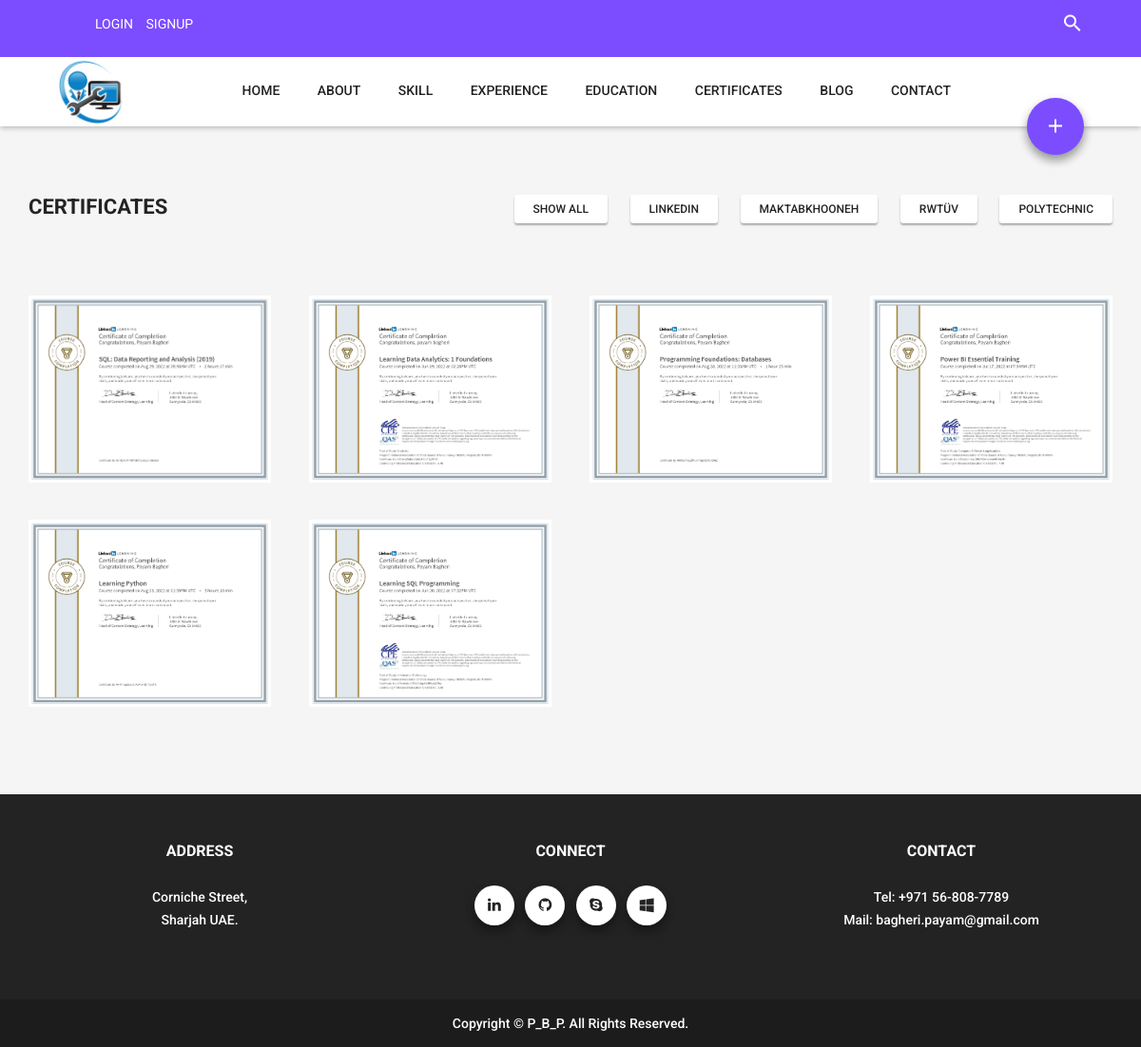
The page /certificates/Linkedin on the database as committed earlier.
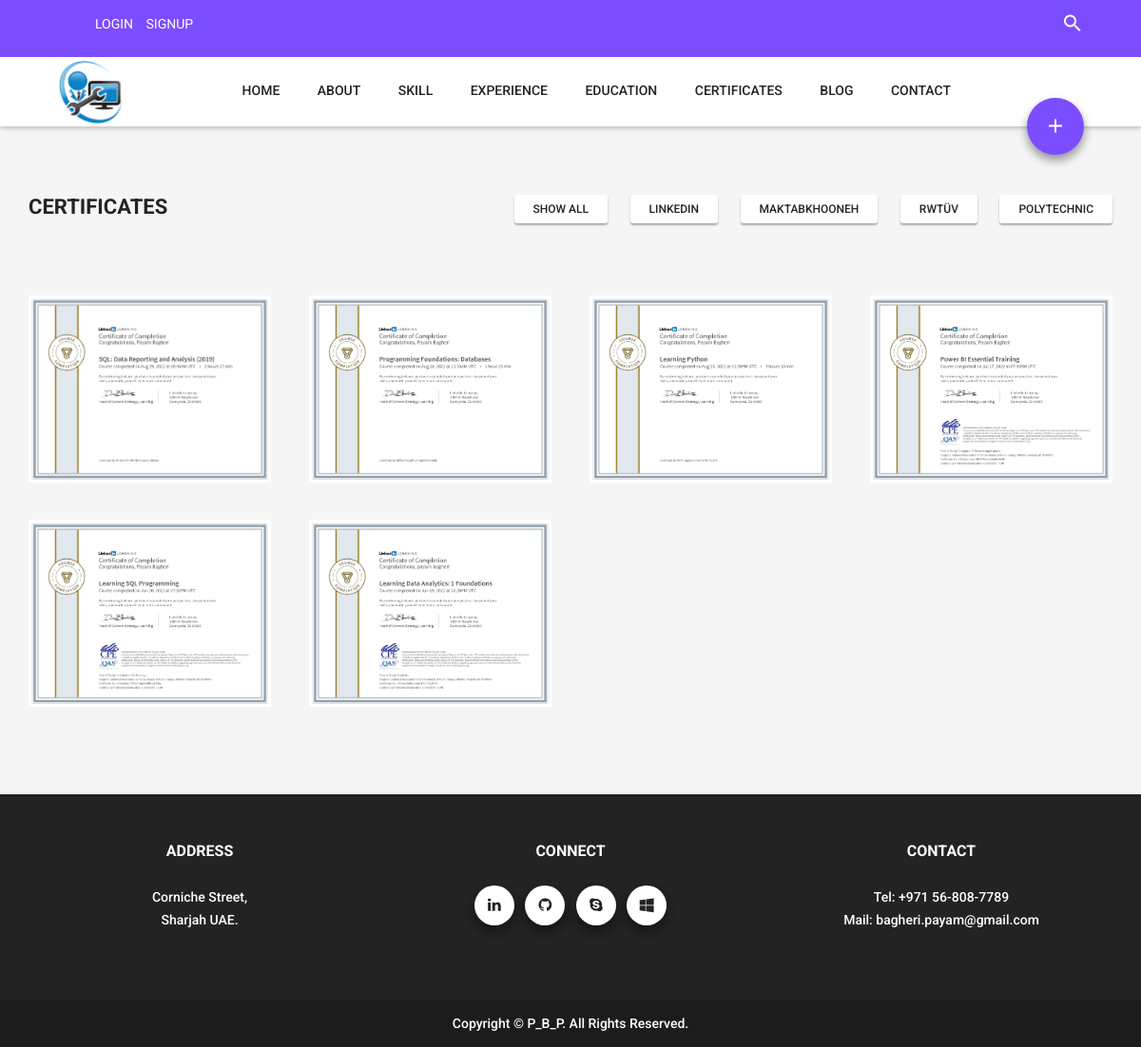
The same page on the database as committed later.
### website/models.py (models this page shows, shortened)
class Certificates(models.Model):
    image = models.ImageField(upload_to = 'blog/', default='blog/default.jpg')
    title = models.CharField(max_length=255)
    institution = models.ForeignKey(Institution, on_delete=models.SET_NULL, null=True)
    issu_date = models.DateTimeField(null=True)
    field_name = models.URLField(max_length=255, blank=True, null=True)
    created_date = models.DateTimeField(auto_now_add=True)
    updated_date = models.DateTimeField(auto_now=True)
    class Meta:
        ordering = ['-issu_date']

### website/views.py (the view)
# urls.py: path('certificates', certificates_view, name='certificates'),
def certificates_view(request, **kwargs):
   certificates = Certificates.objects.all()
   if kwargs.get('inst_name') != None:
      certificates = certificates.filter(institution__name=kwargs['inst_name'])
   context = {'certificates': certificates}
   return render(request, 'website/certificates.html', context)

### blog/templatetags/blog_tags.py (called while the page is built)
@register.inclusion_tag('blog/blog-latest.html')
def latestposts(arg=1):
    posts = Post.objects.exclude(published_date__gt=timezone.now()).exclude (status= 0)[:arg]
    return {'posts': posts}

### templates/website/certificates.html (shortened to what this page needs)
{% extends 'base.html' %}
{% load static %}
{% block content %}
		<div class="sections">
			<div class="sections-wrapper clearfix">
				<section id="section6">
					<div class="container">
						<h2>Certificates</h2>
						<div class="portfolio-wrapper">
							<div id="portfolio-filters" class="portfolio-filters">
								<a href='{% url 'website:certificates' %}'><button class="button solid-button white-purple small">Show All</button>
								<a href='{% url 'website:certificatesinst' inst_name='Linkedin' %}'><button class="button solid-button white-purple small" >Linkedin</button><a>
								<a href='{% url 'website:certificatesinst' inst_name='Maktabkhooneh' %}'><button class="button solid-button white-purple small">Maktabkhooneh</button>
								<a href='{% url 'website:certificatesinst' inst_name='RWTüV' %}'><button class="button solid-button white-purple small">RWTüV</button>
								<a href='{% url 'website:certificatesinst' inst_name='Tehran Polytechnic' %}'><button class="button solid-button white-purple small">Polytechnic</button>
							</div>
							<div id="portfolio" class="portfolio">
								{% for certificate in certificates %}
								<div class="item">
									<img src="{{ certificate.image.url }}" alt="alt text" class="img-responsive">
								</div>
								{% endfor %}
						</div>
					</div>
				</section>
			</div>
		</div>
		{% endblock %}

### templates/base.html (shortened to what this page needs)
{% load static %}
{% load blog_tags %}
<!DOCTYPE html>
<html lang="en">
	<head>
		<link href="{% static 'css/bootstrap.min.css' %}" rel="stylesheet">
		<link href="{% static 'fonts/material-design-iconic-font/css/material-design-iconic-font.min.css' %}" rel="stylesheet">
		<link href="http://maxcdn.bootstrapcdn.com/font-awesome/4.3.0/css/font-awesome.min.css" rel="stylesheet">
		<link href="{% static 'fonts/ionicons/css/ionicons.min.css' %}" rel="stylesheet">
		<link href="{% static 'css/owl.carousel.css' %}" rel="stylesheet">
		<link href="{% static 'css/owl.theme.default.css' %}" rel="stylesheet">
		<link href="{% static 'css/style.css' %}" rel="stylesheet">
	</head>
	<body>
		<header class="header">
			<div class="top clearfix">
					<div class="row align-items-center">
					  <div class="col-lg-6 col-sm-6 col-6 header-top-left">
						<ul>
						  {% if request.user.is_authenticated %}
						  <li style="display: inline-block; margin-right: 10px;">
							<a href="#" >Logged in as {{ request.user.username }}</a>
						  </li>
						  <li style="display: inline-block; margin-right: 10px;">
							<a href="{% url 'accounts:logout' %}" >Logout</a>
						  </li>
						  <li style="display: inline-block; margin-right: 10px;">
							<a href="{% url 'accounts:change-password' %}" >Change password</a>
						  </li>
						  {% else %}
						  <li style="display: inline-block; margin-right: 10px;">
							<a href="{% url 'accounts:login' %}">Login</a>
						  </li>
						  <li style="display: inline-block; margin-right: 10px;">
							<a href="{% url 'accounts:signup' %}">Signup</a>
						  </li>
						  {% endif %}
						</ul>
					  </div>
					  <div class="col-lg-6 col-sm-6 col-6 header-top-right">
						<div class="right-icons">
							<a href="" class="open-search header-open-search"><i class="md md-search"></i></a>
						</div>
					  </div>
					</div>
			</div>
			<div class="bottom clearfix">
				<div class="title"><img class="mb-4" src="{% static 'images/logo1.png' %}" alt="" width="72" height="72"></div>
				<div class="header-action-button-wrapper">
					<a href="" class="header-action-button action-button"><i class="md md-add"></i></a>
				</div>
				<nav class="main-nav">
					<ul class="list-unstyled">
						<li><a href="{% url 'website:index' %}">Home</a></li>
						<li><a href="{% url 'website:about' %}">About</a></li>
						<li><a href="{% url 'website:skills' %}">Skill</a></li>
						<li><a href="{% url 'website:experience' %}">Experience</a></li>
						<li><a href="{% url 'website:education' %}">Education</a></li>
						<li><a href="{% url 'website:certificates' %}">Certificates</a></li>
						<li><a href="{% url 'blog:index' %}">Blog</a></li>
						<li><a href="{% url 'website:contact' %}">Contact</a></li>
					</ul>
				</nav>
			</div>
		</header>
		{% block content %}
		{% endblock %}
		<footer class="footer">
			<div class="top">
				<div class="container">
					<div class="row">
						<div class="col-sm-4">
							<h4>Address</h4>
							<p>Corniche Street,<br />Sharjah UAE.</p>
						</div>
						<div class="col-sm-4">
							<h4>Connect</h4>
							<div class="social-icons">
								<a href="https://www.linkedin.com/in/bagheripayam/" class="social-icon" target="_blank"><i class="fa fa-linkedin"></i></a>
								<a href="https://github.com/payam1979" class="social-icon" target="_blank"><i class="fa fa-github"></i></a>
								<a href="https://join.skype.com/invite/syuU6iA12Phq" class="social-icon" target="_blank"><i class="fa fa-skype"></i></a>
								<a href="https://learn.microsoft.com/en-us/users/payambagheri-1444/" class="social-icon" target="_blank"><i class="fa fa-windows"></i></a>
							</div>
						</div>
						<div class="col-sm-4">
							<h4>Contact</h4>
							<p>Tel: +971 56-808-7789<br />Mail: bagheri.payam@gmail.com</p>
						</div>
					</div>
				</div>
			</div>
			<div class="bottom">Copyright &copy; P_B_P. All Rights Reserved.</div>
		</footer>
	</body>
</html>

### templates/blog/blog-latest.html (shortened to what this page needs)
{% load static %}
{% load blog_tags %}

### statics/css/style.css (style rules this page uses)
html, body { overflow-x: hidden; }
body { background: #f5f5f5; font-size: 14px; line-height: 24px; color: #666; font-family: 'Roboto', sans-serif; font-weight: 400; }
p { margin-bottom: 24px; }
a { -webkit-transition: .25s; -moz-transition: .25s; -o-transition: .25s; -ms-transition: .25s; transition: .25s; outline: none !important; color: #7e50ff; }
a img { -webkit-transition: .25s; -moz-transition: .25s; -o-transition: .25s; -ms-transition: .25s; transition: .25s; -webkit-backface-visibility: hidden; backface-visibility: hidden; }
.list-unstyled li { margin-bottom: 12px; }
h1, h2, h3, h4, h5, h6 { text-transform: uppercase; font-weight: 700; color: #232323; }
h2 { font-size: 22px; line-height: 26px; margin-top: 0; margin-bottom: 36px; }
h4 { font-size: 16px; line-height: 24px; margin-top: 0; margin-bottom: 24px; }
.button { font-weight: 500; text-transform: uppercase; -webkit-transition: .25s; -moz-transition: .25s; -o-transition: .25s; -ms-transition: .25s; transition: .25s; outline: none !important; }
.solid-button { font-size: 15px; line-height: 26px; padding: 11px 29px; border: none; border-radius: 3px; box-shadow: 0 2px 2px rgba(0,0,0,.3); text-align: center; }
.solid-button.white-purple { background: #fff; color: #232323; }
.solid-button.small { font-size: 12px; padding: 2px 20px; }
.action-button { background: #7c4dff; color: #fff; font-size: 24px; width: 60px; height: 60px; line-height: 60px; border-radius: 100%; display: inline-block; text-align: center; box-shadow: 0 4px 12px rgba(0,0,0,.13), 0 6px 10px rgba(0,0,0,.3); }
.header { box-shadow: 0 1px 6px rgba(0,0,0,.3); text-transform: uppercase; }
.header .top { background: #7c4dff; line-height: 50px; color: #fff; padding: 0 60px; }
.header .top a { color: #fff; }
.header .top .right-icons { float: right; font-size: 24px; }
.header .top .right-icons a { margin-left: 12px; }
.header .bottom { background: #fff; line-height: 70px; padding: 0 60px; color: #232323; font-weight: 500; position: relative; }
.header .bottom a { color: #232323; }
.header .bottom .title { font-size: 28px; font-family: 'Raleway', sans-serif; float: left; }
.main-nav { float: right; }
.main-nav ul { margin-bottom: 0; }
.main-nav ul>li { padding: 0; display: inline-block; margin-left: -4px; margin-bottom: 0; }
.main-nav ul>li a { padding: 0 20px; display: inline-block; line-height: 70px; height: 70px; border-bottom: 5px solid transparent; }
.header-action-button-wrapper { float: right; width: 120px; height: 70px; display: inline-block; }
.header-action-button { position: absolute; bottom: -30px; right: 60px; z-index: 99; }
.header .bottom .action-button { color: #fff; }
.responsive-nav ul>li a { color: #222; font-weight: 400; text-transform: uppercase; text-decoration: none; }
.footer { text-align: center; color: #fff; font-weight: 500; }
.footer .top { background: #232323; padding: 48px 0; }
.footer .bottom { background: #1c1c1c; line-height: 50px; }
.footer h4 { color: #fff; }
.footer .social-icons { margin-bottom: 24px; }
.social-icon { display: inline-block; width: 42px; height: 42px; line-height: 42px; font-size: 16px; color: #232323; background: #fff; border-radius: 100%; box-shadow: 0 4px 12px rgba(0,0,0,.13); margin: 0 4px; text-align: center; }
.footer .social-icon { box-shadow: 0 4px 12px rgba(0,0,0,.13), 0 6px 10px rgba(0,0,0,.3); }
.sections { display: block; height: auto; overflow: hidden; position: static; word-wrap: break-word; }
.sections-wrapper { display: block; width: auto; height: auto; overflow: hidden; -webkit-transition: .5s; -moz-transition: .5s; -o-transition: .5s; -ms-transition: .5s; transition: .5s; }
.sections-wrapper > section { width: 1600px; height: auto; float: left; padding: 72px 12px; }
.portfolio-wrapper { position: relative; }
.portfolio-filters { position: absolute; top: -86px; right: 0; }
.portfolio-filters .button { margin-left: 20px; }
.portfolio { margin: 0 -20px; margin-top: 60px; }
.portfolio .item { width: 25%; padding: 20px; }
.portfolio .item img { width: 100%; height: auto; }

Rows that differ between the two databases and show on the page:
changed Certificates (number 2 of 6 on the later page): moves up the list
changed Certificates (number 3 of 6 on the later page): moves up the list
changed Certificates (number 4 of 6 on the later page): moves down the list
changed Certificates (number 5 of 6 on the later page): moves up the list
